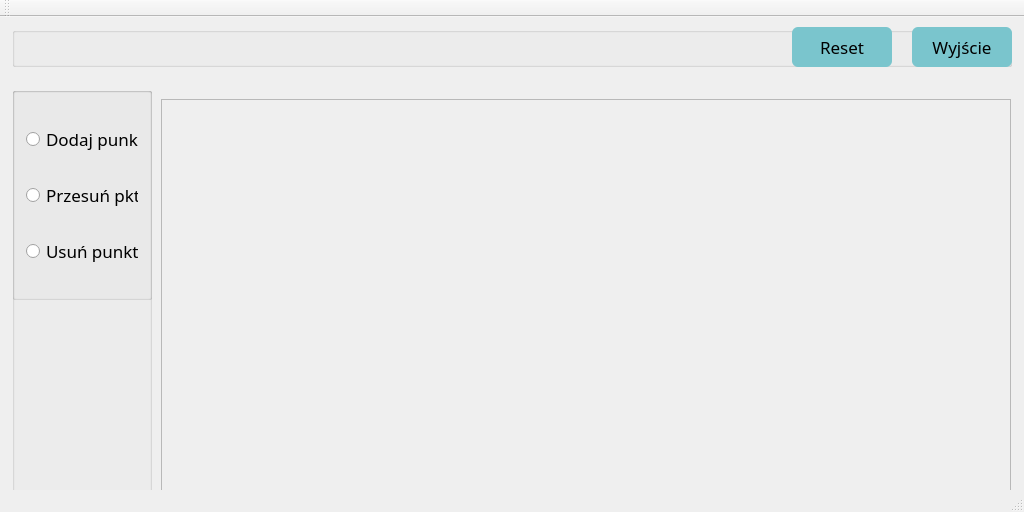
<?xml version="1.0" encoding="UTF-8"?>
<ui version="4.0">
 <class>MyWindow</class>
 <widget class="QMainWindow" name="MyWindow">
  <property name="geometry">
   <rect>
    <x>0</x>
    <y>0</y>
    <width>1024</width>
    <height>512</height>
   </rect>
  </property>
  <property name="windowTitle">
   <string>Krzywe B-Spline</string>
  </property>
  <widget class="QWidget" name="centralWidget">
   <widget class="QFrame" name="frame">
    <property name="geometry">
     <rect>
      <x>161</x>
      <y>82</y>
      <width>850</width>
      <height>427</height>
     </rect>
    </property>
    <property name="frameShape">
     <enum>QFrame::StyledPanel</enum>
    </property>
    <property name="frameShadow">
     <enum>QFrame::Raised</enum>
    </property>
   </widget>
   <widget class="QGroupBox" name="groupBox">
    <property name="geometry">
     <rect>
      <x>12</x>
      <y>10</y>
      <width>1000</width>
      <height>40</height>
     </rect>
    </property>
    <property name="title">
     <string/>
    </property>
    <widget class="QPushButton" name="reset">
     <property name="geometry">
      <rect>
       <x>780</x>
       <y>0</y>
       <width>100</width>
       <height>40</height>
      </rect>
     </property>
     <property name="font">
      <font>
       <family>Segoe UI Light</family>
       <pointsize>13</pointsize>
      </font>
     </property>
     <property name="styleSheet">
      <string notr="true">background: #7AC5CD; border-radius: 6px;</string>
     </property>
     <property name="text">
      <string>Reset</string>
     </property>
    </widget>
    <widget class="QPushButton" name="quit">
     <property name="geometry">
      <rect>
       <x>900</x>
       <y>0</y>
       <width>100</width>
       <height>40</height>
      </rect>
     </property>
     <property name="font">
      <font>
       <family>Segoe UI Light</family>
       <pointsize>13</pointsize>
      </font>
     </property>
     <property name="styleSheet">
      <string notr="true">background: #7AC5CD; border-radius: 6px;</string>
     </property>
     <property name="text">
      <string>Wyjście</string>
     </property>
    </widget>
   </widget>
   <widget class="QGroupBox" name="groupBox1">
    <property name="geometry">
     <rect>
      <x>12</x>
      <y>70</y>
      <width>140</width>
      <height>427</height>
     </rect>
    </property>
    <property name="title">
     <string/>
    </property>
    <widget class="QGroupBox" name="groupBox2">
     <property name="geometry">
      <rect>
       <x>0</x>
       <y>0</y>
       <width>140</width>
       <height>213</height>
      </rect>
     </property>
     <layout class="QVBoxLayout" name="verticalLayout">
      <item>
       <widget class="QRadioButton" name="dodaj">
        <property name="font">
         <font>
          <family>Segoe UI Light</family>
          <pointsize>13</pointsize>
         </font>
        </property>
        <property name="text">
         <string>Dodaj punkt</string>
        </property>
       </widget>
      </item>
      <item>
       <widget class="QRadioButton" name="przesun">
        <property name="font">
         <font>
          <family>Segoe UI Light</family>
          <pointsize>13</pointsize>
         </font>
        </property>
        <property name="text">
         <string>Przesuń pkt</string>
        </property>
       </widget>
      </item>
      <item>
       <widget class="QRadioButton" name="usun">
        <property name="font">
         <font>
          <family>Segoe UI Light</family>
          <pointsize>13</pointsize>
         </font>
        </property>
        <property name="text">
         <string>Usuń punkt</string>
        </property>
       </widget>
      </item>
     </layout>
    </widget>
   </widget>
  </widget>
  <widget class="QMenuBar" name="menuBar">
   <property name="geometry">
    <rect>
     <x>0</x>
     <y>0</y>
     <width>1024</width>
     <height>21</height>
    </rect>
   </property>
  </widget>
  <widget class="QToolBar" name="mainToolBar">
   <attribute name="toolBarArea">
    <enum>TopToolBarArea</enum>
   </attribute>
   <attribute name="toolBarBreak">
    <bool>false</bool>
   </attribute>
  </widget>
  <widget class="QStatusBar" name="statusBar"/>
 </widget>
 <layoutdefault spacing="6" margin="11"/>
 <resources/>
 <connections/>
</ui>
